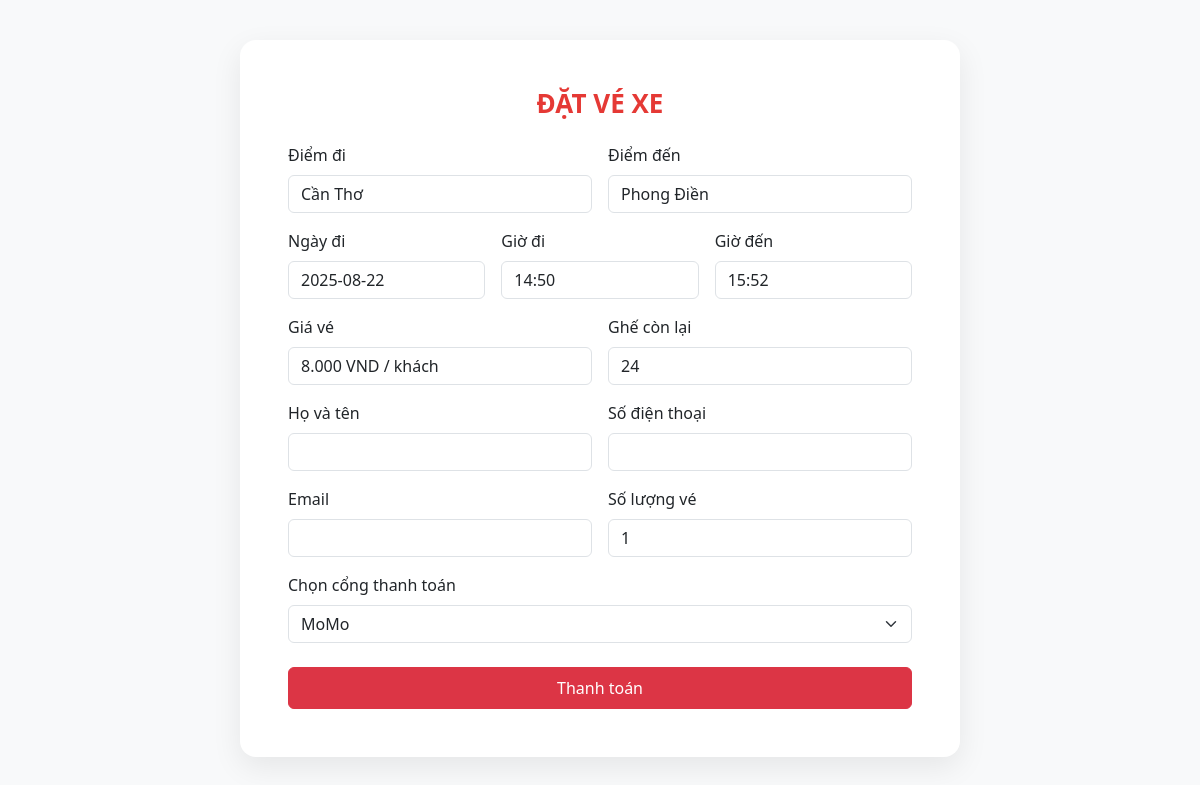
Before: /datve.php?id_chuyen=78 with the older database file.
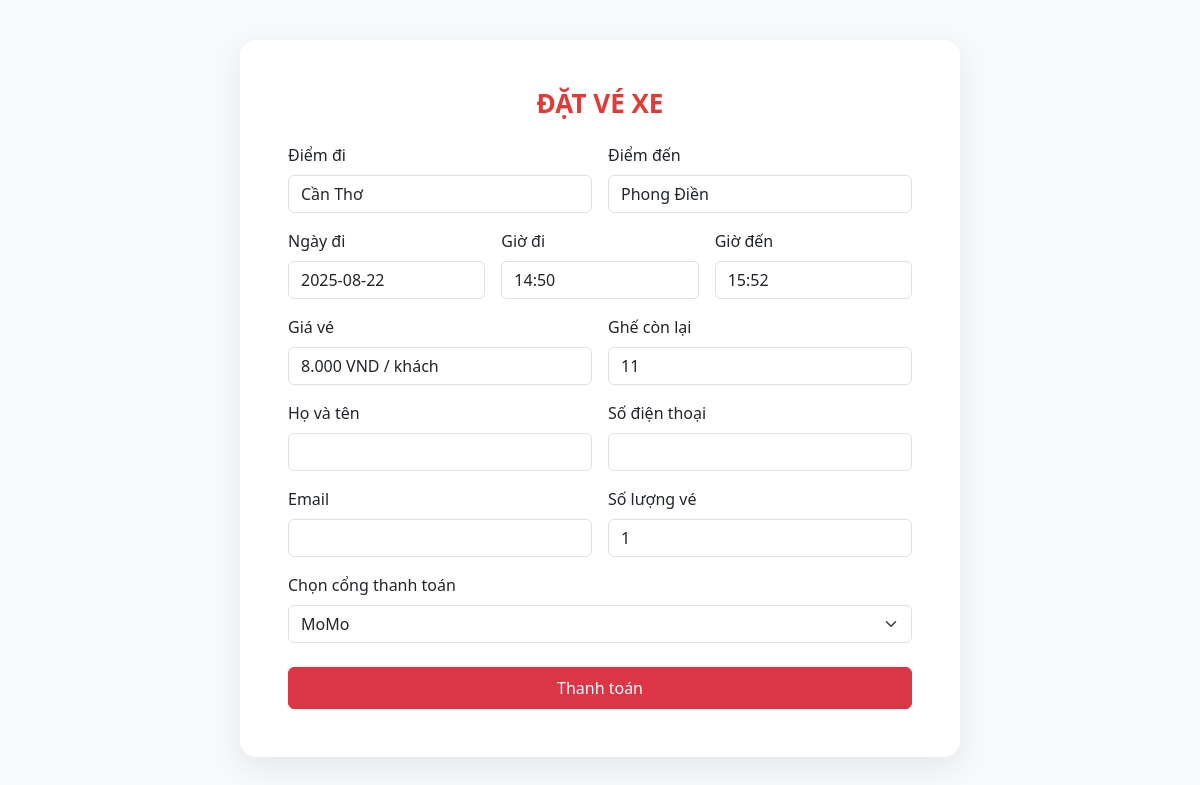
After: the same page with the newer database file.
### tables this page shows
CREATE TABLE chuyenxe (
        id INTEGER PRIMARY KEY AUTOINCREMENT,
        ten_nhaxe TEXT NOT NULL,
        loai_xe TEXT NOT NULL,
        diem_di TEXT NOT NULL,
        diem_den TEXT NOT NULL,
        ngay_di DATE NOT NULL,
        gio_di TIME NOT NULL,
        gio_den TIME NOT NULL,
        gia_ve INTEGER NOT NULL,
        so_ghe INTEGER NOT NULL,
        so_ghe_con INTEGER NOT NULL
    );

### datve.php (the view, shortened to what this page needs)
<?php
require_once __DIR__ . '/libs/db_chuyenxe.php';
$id_chuyen = isset($_GET['id_chuyen']) ? (int)$_GET['id_chuyen'] : 0;
$so_khach  = isset($_GET['so_khach']) ? (int)$_GET['so_khach'] : 1;
$stmt = $pdo->prepare('SELECT * FROM chuyenxe WHERE id = ?');
$stmt->execute([$id_chuyen]);
$cx = $stmt->fetch(PDO::FETCH_ASSOC);
$diem_di = htmlspecialchars($cx['diem_di']);
$diem_den= htmlspecialchars($cx['diem_den']);
$ngay_di = htmlspecialchars($cx['ngay_di']);
$gio_di  = htmlspecialchars($cx['gio_di']);
$gio_den = htmlspecialchars($cx['gio_den']);
$gia_ve  = (int)$cx['gia_ve'];
$gia_ve_fmt = number_format($gia_ve, 0, ',', '.');
$so_ghe_con = (int)$cx['so_ghe_con'];
?>
<!doctype html>
<html lang="vi">
<head>
  <link href="https://cdn.jsdelivr.net/npm/bootstrap@5.3.0/dist/css/bootstrap.min.css" rel="stylesheet">
</head>
<body>
<div class="wrap p-4 p-md-5">
  <h2 class="hd text-center mb-4">ĐẶT VÉ XE</h2>
  <div class="row g-3 mb-3">
    <div class="col-md-6"><label class="form-label">Điểm đi</label><input class="form-control" value="<?php echo $diem_di; ?>" readonly></div>
    <div class="col-md-6"><label class="form-label">Điểm đến</label><input class="form-control" value="<?php echo $diem_den; ?>" readonly></div>
    <div class="col-md-4"><label class="form-label">Ngày đi</label><input class="form-control" value="<?php echo $ngay_di; ?>" readonly></div>
    <div class="col-md-4"><label class="form-label">Giờ đi</label><input class="form-control" value="<?php echo $gio_di; ?>" readonly></div>
    <div class="col-md-4"><label class="form-label">Giờ đến</label><input class="form-control" value="<?php echo $gio_den; ?>" readonly></div>
    <div class="col-md-6"><label class="form-label">Giá vé</label><input class="form-control" value="<?php echo $gia_ve_fmt; ?> VND / khách" readonly></div>
    <div class="col-md-6"><label class="form-label">Ghế còn lại</label><input class="form-control" value="<?php echo $so_ghe_con; ?>" readonly></div>
  </div>
  <form action="libs/xuly_dat_ve.php" method="POST" class="row g-3">
    <div class="col-md-6">
      <label class="form-label">Họ và tên</label>
      <input type="text" name="ho_ten" class="form-control" required>
    </div>
    <div class="col-md-6">
      <label class="form-label">Số điện thoại</label>
      <input type="text" name="sdt" class="form-control" required>
    </div>
    <div class="col-md-6">
      <label class="form-label">Email</label>
      <input type="email" name="email" class="form-control">
    </div>
    <div class="col-md-6">
      <label class="form-label">Số lượng vé</label>
      <input type="number" name="so_luong" class="form-control" min="1" max="<?php echo max($so_ghe_con,1); ?>" value="<?php echo max($so_khach,1); ?>" required>
    </div>
    <div class="col-12">
      <label class="form-label">Chọn cổng thanh toán</label>
      <select name="gateway" class="form-select">
        <option value="momo">MoMo</option>
      </select>
    </div>
    <div class="col-12 d-grid pt-2">
      <button type="submit" class="btn btn-danger py-2">Thanh toán</button>
    </div>
  </form>
</div>
</body>
</html>

Changed rows visible on the page:
changed chuyenxe "Cần Thơ": so_ghe_con "24" → "11"
